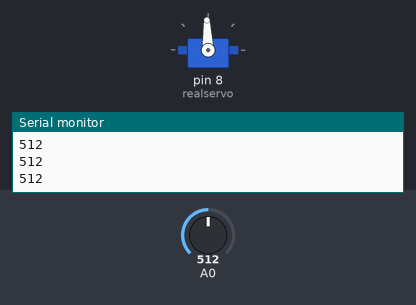
This sketch was run on a simulated Arduino Uno, built with avr-gcc and run on an emulated ATmega328P. Shown: servo, the last lines printed to the serial monitor. The inputs (shaded band) are chosen by the test bench; at power-on: A0 = 512.

Above: at 2.2 s.
2.3 s: A0 set to 716
At 3.5 s:
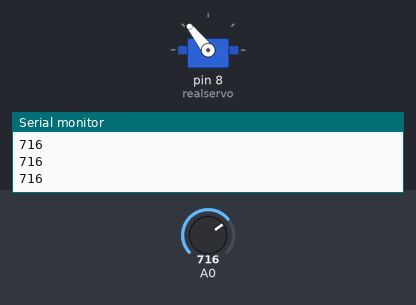
3.8 s: A0 set to 900
At 4.8 s:
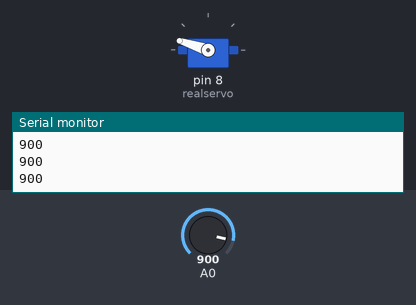
5.3 s: A0 set to 1023
At 6.0 s:
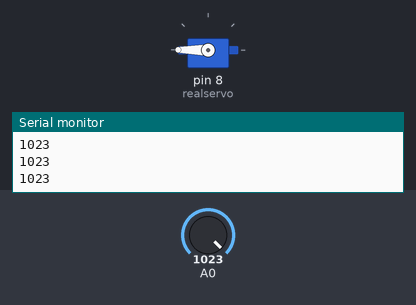
6.8 s: A0 set to 306
At 7.2 s:
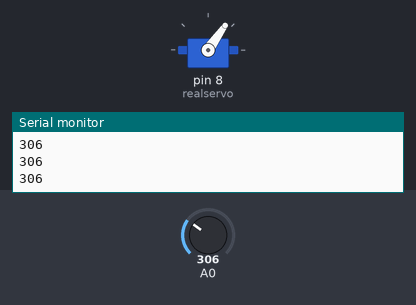
8.3 s: A0 set to 122
At 9.4 s:
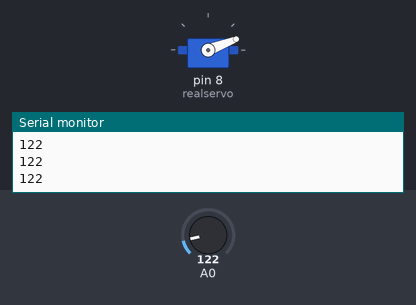
9.8 s: A0 set to 0
At 10.4 s:
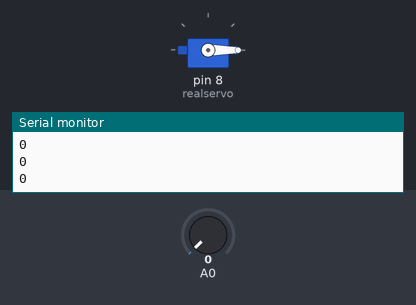
Timing chart, 0 to 12.3 s (numbered marks = the images above; inputs shaded):
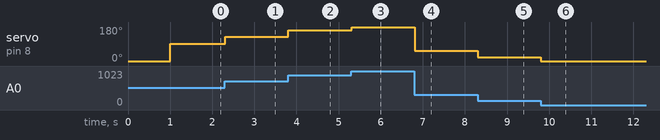

The sketch:

main.ino
```cpp
#include <Servo.h>

Servo realservo;

void setup() {
  Serial.begin(9600);
  realservo.attach(8);
  realservo.write(0);
  delay(1000);
}

void loop() {
  int sensorValue = analogRead(A0);
  int angle = map(sensorValue, 0, 1000, 0, 180);
  Serial.println(sensorValue);
  realservo.write(angle);
  delay(1);
}
```

Measured:
- after the input at 2.3 s, servo on pin 8 (realservo): 92° → 128° at once
- after the input at 3.8 s, servo on pin 8 (realservo): 128° → 162° at once
- after the input at 5.3 s, servo on pin 8 (realservo): 162° → 180° at once
- after the input at 6.8 s, servo on pin 8 (realservo): 180° → 55° at once
- after the input at 8.3 s, servo on pin 8 (realservo): 55° → 21° at once
- after the input at 9.8 s, servo on pin 8 (realservo): 21° → 0° at once
